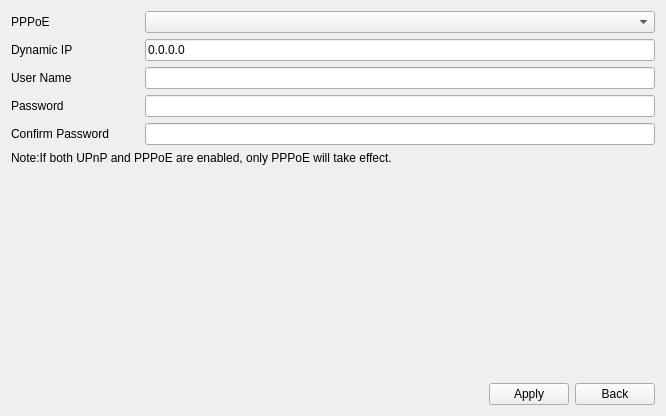
<?xml version="1.0" encoding="UTF-8"?>
<ui version="4.0">
 <class>NetworkPagePPPoe</class>
 <widget class="QWidget" name="NetworkPagePPPoe">
  <property name="geometry">
   <rect>
    <x>0</x>
    <y>0</y>
    <width>666</width>
    <height>416</height>
   </rect>
  </property>
  <property name="windowTitle">
   <string>Form</string>
  </property>
  <layout class="QVBoxLayout" name="verticalLayout" stretch="0,0,0,0">
   <item>
    <widget class="QWidget" name="widget" native="true">
     <layout class="QGridLayout" name="gridLayout">
      <property name="leftMargin">
       <number>0</number>
      </property>
      <property name="topMargin">
       <number>0</number>
      </property>
      <property name="rightMargin">
       <number>0</number>
      </property>
      <property name="bottomMargin">
       <number>0</number>
      </property>
      <item row="1" column="0">
       <widget class="QLabel" name="label_dynamicIp">
        <property name="text">
         <string>Dynamic IP</string>
        </property>
       </widget>
      </item>
      <item row="1" column="1">
       <widget class="MyLineEditIP" name="lineEdit_dynamicIp">
        <property name="text">
         <string>0.0.0.0</string>
        </property>
       </widget>
      </item>
      <item row="2" column="0">
       <widget class="QLabel" name="label_username">
        <property name="text">
         <string>User Name</string>
        </property>
       </widget>
      </item>
      <item row="3" column="0">
       <widget class="QLabel" name="label_password">
        <property name="text">
         <string>Password</string>
        </property>
       </widget>
      </item>
      <item row="0" column="0">
       <widget class="QLabel" name="label_pppoe">
        <property name="sizePolicy">
         <sizepolicy hsizetype="Preferred" vsizetype="Preferred">
          <horstretch>1</horstretch>
          <verstretch>0</verstretch>
         </sizepolicy>
        </property>
        <property name="text">
         <string>PPPoE</string>
        </property>
       </widget>
      </item>
      <item row="0" column="1">
       <widget class="ComboBox" name="comboBox_pppoe">
        <property name="sizePolicy">
         <sizepolicy hsizetype="Preferred" vsizetype="Fixed">
          <horstretch>4</horstretch>
          <verstretch>0</verstretch>
         </sizepolicy>
        </property>
       </widget>
      </item>
      <item row="4" column="0">
       <widget class="QLabel" name="label_confirm">
        <property name="text">
         <string>Confirm Password</string>
        </property>
       </widget>
      </item>
      <item row="2" column="1">
       <widget class="MyLineEdit" name="lineEdit_username">
        <property name="maxLength">
         <number>63</number>
        </property>
       </widget>
      </item>
      <item row="3" column="1">
       <widget class="MyLineEdit" name="lineEdit_password">
        <property name="maxLength">
         <number>32</number>
        </property>
        <property name="echoMode">
         <enum>QLineEdit::Password</enum>
        </property>
       </widget>
      </item>
      <item row="4" column="1">
       <widget class="MyLineEdit" name="lineEdit_confirm">
        <property name="maxLength">
         <number>32</number>
        </property>
        <property name="echoMode">
         <enum>QLineEdit::Password</enum>
        </property>
       </widget>
      </item>
     </layout>
    </widget>
   </item>
   <item>
    <widget class="QLabel" name="label_note">
     <property name="text">
      <string>&lt;html&gt;&lt;head/&gt;&lt;body&gt;&lt;p&gt;Note:If both UPnP and PPPoE are enabled, only PPPoE will take effect.&lt;/p&gt;&lt;/body&gt;&lt;/html&gt;</string>
     </property>
     <property name="style" stdset="0">
      <string>blue_text</string>
     </property>
    </widget>
   </item>
   <item>
    <spacer name="verticalSpacer">
     <property name="orientation">
      <enum>Qt::Vertical</enum>
     </property>
     <property name="sizeHint" stdset="0">
      <size>
       <width>20</width>
       <height>40</height>
      </size>
     </property>
    </spacer>
   </item>
   <item>
    <layout class="QHBoxLayout" name="horizontalLayout_2">
     <property name="topMargin">
      <number>0</number>
     </property>
     <item>
      <spacer name="horizontalSpacer">
       <property name="orientation">
        <enum>Qt::Horizontal</enum>
       </property>
       <property name="sizeHint" stdset="0">
        <size>
         <width>40</width>
         <height>20</height>
        </size>
       </property>
      </spacer>
     </item>
     <item>
      <widget class="QPushButton" name="pushButton_apply">
       <property name="text">
        <string>Apply</string>
       </property>
      </widget>
     </item>
     <item>
      <widget class="QPushButton" name="pushButton_back">
       <property name="text">
        <string>Back</string>
       </property>
      </widget>
     </item>
    </layout>
   </item>
  </layout>
 </widget>
 <customwidgets>
  <customwidget>
   <class>MyLineEdit</class>
   <extends>QLineEdit</extends>
   <header>mylineedit.h</header>
  </customwidget>
  <customwidget>
   <class>MyLineEditIP</class>
   <extends>QLineEdit</extends>
   <header>mylineeditip.h</header>
  </customwidget>
  <customwidget>
   <class>ComboBox</class>
   <extends>QComboBox</extends>
   <header>combobox.h</header>
  </customwidget>
 </customwidgets>
 <resources/>
 <connections/>
</ui>
